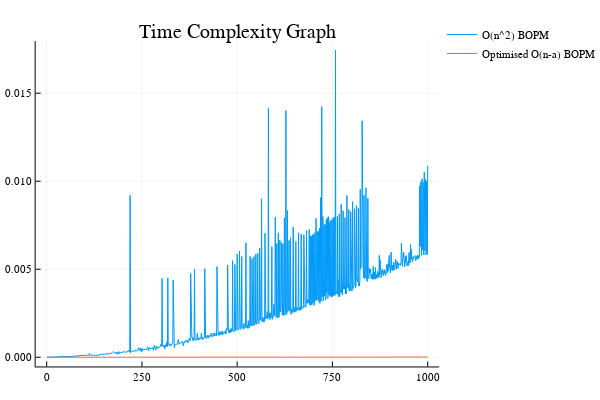

Write notebook code for a chart like this one.
### Code cell
using Plots
plotlyjs()
p = plot(x = 1:1000,time,title = "Time Complexity Graph",label = "O(n^2) BOPM")
plot!(p,x = 1:1000,timeNew,label = "Optimised O(n-a) BOPM")

### Figure 1 — Plotly figure (JSON) as saved in the notebook; plotly's stock layout.template omitted (floating-point values rounded to 4 significant figures; data arrays with more than 128 entries replaced by an {"elided": "..."} marker saying what was removed)
{"data": [{"colorbar": {"title": ""}, "hoverinfo": "text", "legendgroup": "O(n^2) BOPM", "line": {"color": "rgba(0, 154, 250, 1.000)", "dash": "solid", "shape": "linear", "width": 1}, "mode": "lines", "name": "O(n^2) BOPM", "showlegend": true, "text": {"elided": "1000 null values"}, "type": "scatter", "x": {"elided": "1000 int values"}, "xaxis": "x1", "y": {"elided": "1000 float values"}, "yaxis": "y1"}, {"colorbar": {"title": ""}, "hoverinfo": "text", "legendgroup": "Optimised O(n-a) BOPM", "line": {"color": "rgba(227, 111, 71, 1.000)", "dash": "solid", "shape": "linear", "width": 1}, "mode": "lines", "name": "Optimised O(n-a) BOPM", "showlegend": true, "text": {"elided": "1000 null values"}, "type": "scatter", "x": {"elided": "1000 int values"}, "xaxis": "x1", "y": {"elided": "1000 float values"}, "yaxis": "y1"}], "layout": {"annotations": [{"font": {"color": "rgba(0, 0, 0, 1.000)", "family": "sans-serif", "size": 20}, "rotation": 0, "showarrow": false, "text": "Time Complexity Graph", "x": 0.537, "xanchor": "center", "xref": "paper", "y": 1, "yanchor": "top", "yref": "paper"}], "height": 400, "legend": {"bgcolor": "rgba(255, 255, 255, 1.000)", "bordercolor": "rgba(0, 0, 0, 1.000)", "font": {"color": "rgba(0, 0, 0, 1.000)", "family": "sans-serif", "size": 11}, "tracegroupgap": 0, "x": 1, "y": 1}, "margin": {"b": 20, "l": 0, "r": 0, "t": 20}, "paper_bgcolor": "rgba(255, 255, 255, 1.000)", "plot_bgcolor": "rgba(255, 255, 255, 1.000)", "showlegend": true, "width": 600, "xaxis": {"anchor": "y1", "domain": [0.08064, 0.9934], "gridcolor": "rgba(0, 0, 0, 0.100)", "gridwidth": 0.5, "linecolor": "rgba(0, 0, 0, 1.000)", "mirror": false, "range": [-28.97, 1030.0], "showgrid": true, "showline": true, "showticklabels": true, "tickangle": 0, "tickcolor": "rgb(0, 0, 0)", "tickfont": {"color": "rgba(0, 0, 0, 1.000)", "family": "sans-serif", "size": 11}, "tickmode": "array", "ticks": "inside", "ticktext": ["0", "250", "500", "750", "1000"], "tickvals": [0, 250, 500, 750, 1000], "title": "", "titlefont": {"color": "rgba(0, 0, 0, 1.000)", "family": "sans-serif", "size": 15}, "type": "-", "visible": true, "zeroline": false, "zerolinecolor": "rgba(0, 0, 0, 1.000)"}, "yaxis": {"anchor": "x1", "domain": [0.03762, 0.9415], "gridcolor": "rgba(0, 0, 0, 0.100)", "gridwidth": 0.5, "linecolor": "rgba(0, 0, 0, 1.000)", "mirror": false, "range": [-0.0005228, 0.01796], "showgrid": true, "showline": true, "showticklabels": true, "tickangle": 0, "tickcolor": "rgb(0, 0, 0)", "tickfont": {"color": "rgba(0, 0, 0, 1.000)", "family": "sans-serif", "size": 11}, "tickmode": "array", "ticks": "inside", "ticktext": ["0.000", "0.005", "0.010", "0.015"], "tickvals": [0, 0.005, 0.01, 0.015], "title": "", "titlefont": {"color": "rgba(0, 0, 0, 1.000)", "family": "sans-serif", "size": 15}, "type": "-", "visible": true, "zeroline": false, "zerolinecolor": "rgba(0, 0, 0, 1.000)"}}}
